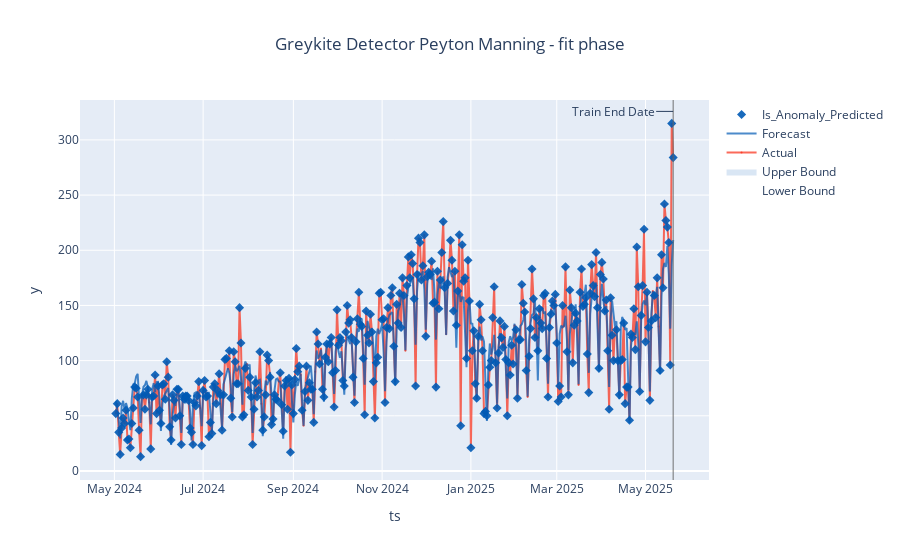

Notebook code for this chart:
### Code cell
print(detector.fitted_df[detector.fitted_df["is_anomaly_predicted"] == False])

fig = detector.plot(
    phase="train",
    title="Greykite Detector Peyton Manning - fit phase")
plotly.io.show(fig)

### Figure 1 — Plotly figure (JSON) as saved in the notebook; plotly's stock layout.template omitted (floating-point values rounded to 4 significant figures; data arrays with more than 128 entries replaced by an {"elided": "..."} marker saying what was removed)
{"data": [{"legendgroup": "interval", "line": {"color": "rgba(0, 90, 181, 0.5)", "width": 0}, "mode": "lines", "name": "Lower Bound", "type": "scatter", "x": {"elided": "384 str values"}, "y": {"elided": "384 float values"}}, {"fill": "tonexty", "fillcolor": "rgba(0, 90, 181, 0.15)", "legendgroup": "interval", "line": {"color": "rgba(0, 90, 181, 0.5)", "width": 0}, "mode": "lines", "name": "Upper Bound", "type": "scatter", "x": {"elided": "384 str values"}, "y": {"elided": "384 float values"}}, {"line": {"color": "rgba(250, 43, 20, 0.7)"}, "marker": {"color": "rgba(250, 43, 20, 0.7)", "size": 2}, "mode": "lines+markers", "name": "Actual", "opacity": 1, "type": "scatter", "x": {"elided": "384 str values"}, "y": {"elided": "384 int values"}}, {"line": {"color": "rgba(0, 90, 181, 0.7)", "dash": "solid"}, "name": "Forecast", "type": "scatter", "x": {"elided": "384 str values"}, "y": {"elided": "384 float values"}}, {"marker": {"color": "rgba(250, 43, 20, 0.7)", "size": 10, "symbol": "square"}, "mode": "markers", "name": "Is_Anomaly", "opacity": 1, "showlegend": true, "type": "scatter", "x": [], "y": []}, {"marker": {"color": "rgba(0, 90, 181, 0.9)", "size": 7, "symbol": "diamond"}, "mode": "markers", "name": "Is_Anomaly_Predicted", "opacity": 1, "showlegend": true, "type": "scatter", "x": {"elided": "363 str values"}, "y": {"elided": "363 int values"}}], "layout": {"annotations": [{"arrowhead": 0, "ax": -60, "ay": 0, "showarrow": true, "text": "Train End Date", "x": "2025-05-20T00:00:00", "xref": "x", "y": 0.97, "yref": "paper"}], "legend": {"traceorder": "reversed"}, "shapes": [{"line": {"color": "rgba(100, 100, 100, 0.9)", "width": 1}, "type": "line", "x0": "2025-05-20T00:00:00", "x1": "2025-05-20T00:00:00", "xref": "x", "y0": 0, "y1": 1, "yref": "paper"}], "showlegend": true, "title": {"text": "Greykite Detector Peyton Manning - fit phase", "x": 0.5}, "xaxis": {"title": {"text": "ts"}}, "yaxis": {"title": {"text": "y"}}}}
